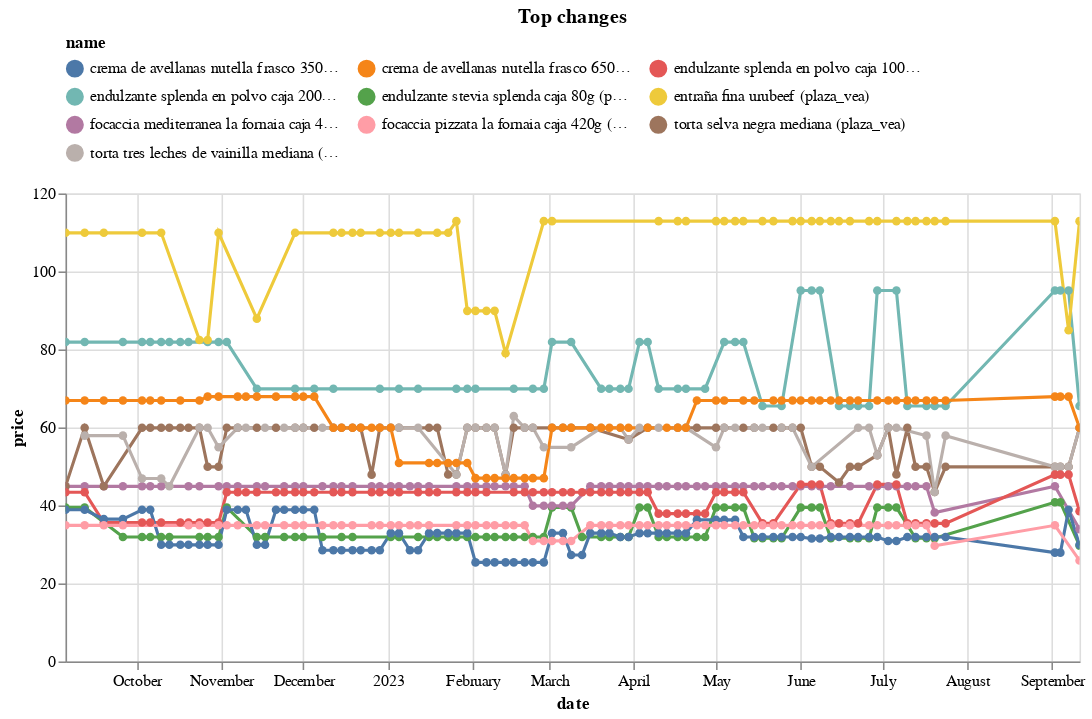

The notebook cell this image was saved under:
### Code cell
top_changes_abs.head(10).pipe(plot_changes, 'Top changes')

### Figure 1 — Vega-Lite specification as saved in the notebook (floating-point values rounded to 4 significant figures; data arrays with more than 128 entries replaced by an {"elided": "..."} marker saying what was removed)
{"config": {"view": {"continuousWidth": 300, "continuousHeight": 300}, "legend": {"columns": 3, "orient": "top"}}, "data": {"name": "data-10de5d658c1dac6198ea9968ffccde6b"}, "mark": {"type": "line", "point": true}, "encoding": {"color": {"field": "name", "scale": {"domain": ["crema de avellanas nutella frasco 350g (plaza_vea)", "crema de avellanas nutella frasco 650g (plaza_vea)", "endulzante splenda en polvo caja 100 sobres (plaza_vea)", "endulzante splenda en polvo caja 200 sobres (plaza_vea)", "endulzante stevia splenda caja 80g (plaza_vea)", "entraña fina urubeef (plaza_vea)", "focaccia mediterranea la fornaia caja 420g (plaza_vea)", "focaccia pizzata la fornaia caja 420g (plaza_vea)", "torta selva negra mediana (plaza_vea)", "torta tres leches de vainilla mediana (plaza_vea)"]}, "type": "nominal"}, "tooltip": [{"field": "name", "type": "nominal"}, {"field": "price", "type": "quantitative"}, {"field": "last_price", "type": "quantitative"}], "x": {"field": "date", "type": "temporal"}, "y": {"field": "price", "type": "quantitative"}}, "params": [{"name": "param_7", "select": {"type": "point", "fields": ["name"]}, "bind": "legend"}, {"name": "param_8", "select": {"type": "interval", "encodings": ["x", "y"]}, "bind": "scales"}], "title": "Top changes", "transform": [{"filter": {"param": "param_7"}}], "width": 650, "$schema": "https://vega.github.io/schema/vega-lite/v5.14.1.json", "datasets": {"data-10de5d658c1dac6198ea9968ffccde6b": {"elided": "722 records"}}}
